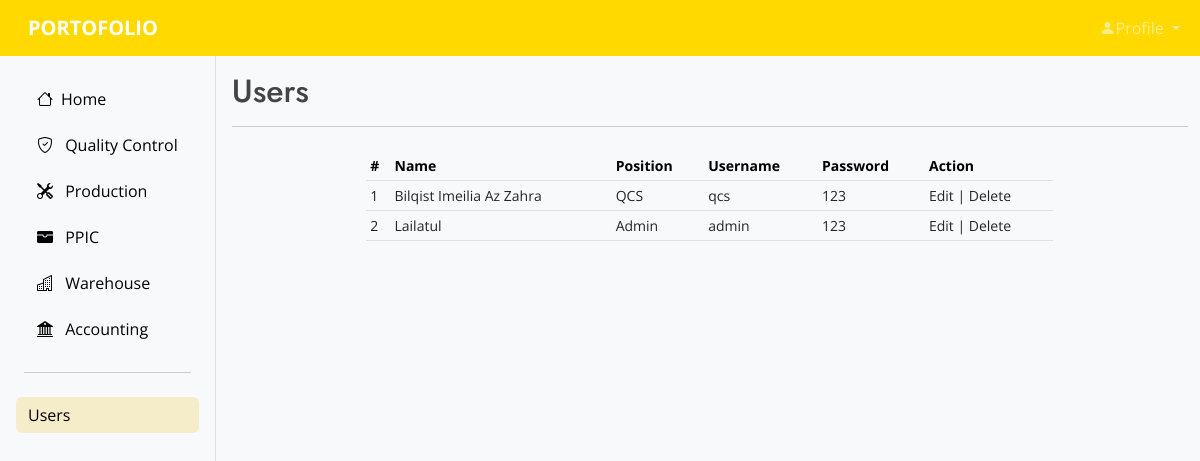
/users.php, run on an earlier commit of the app's database.
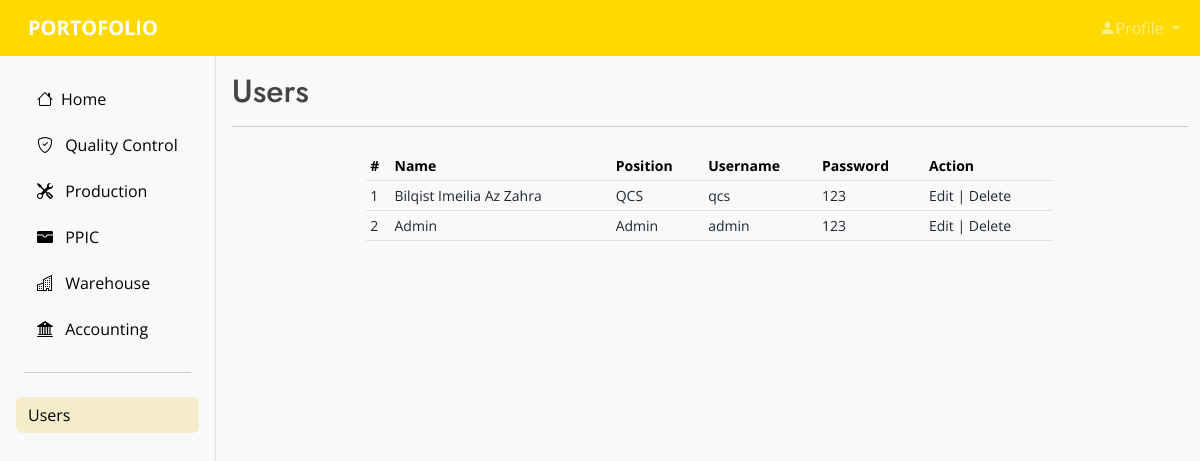
And on a later commit of the database.
### tables this page shows
CREATE TABLE `user_accounts` (
  `id` int(11) NOT NULL,
  `name` varchar(100) NOT NULL,
  `position` varchar(50) NOT NULL,
  `username` varchar(10) NOT NULL,
  `password` int(20) NOT NULL
);

### users.php (the view, shortened to what the changed rows need)
<?php
include "connect.php";
?>
<!DOCTYPE html>
<html lang="en">
<head>
  <link href="assets/vendor/aos/aos.css" rel="stylesheet">
  <link href="assets/vendor/bootstrap/css/bootstrap.min.css" rel="stylesheet">
  <link href="assets/vendor/bootstrap-icons/bootstrap-icons.css" rel="stylesheet">
  <link href="assets/vendor/boxicons/css/boxicons.min.css" rel="stylesheet">
  <link href="assets/vendor/glightbox/css/glightbox.min.css" rel="stylesheet">
  <link href="assets/vendor/remixicon/remixicon.css" rel="stylesheet">
  <link href="assets/vendor/swiper/swiper-bundle.min.css" rel="stylesheet">
  <link href="https://cdnjs.cloudflare.com/ajax/libs/twitter-bootstrap/5.2.0/css/bootstrap.min.css" rel="stylesheet">
  <link href="https://cdn.datatables.net/1.13.1/css/dataTables.bootstrap5.min.css" rel="stylesheet">
  <link href="https://cdn.datatables.net/1.13.1/css/jquery.dataTables.min.css" rel="stylesheet">
  <link href="assets/css/style.css" rel="stylesheet">
  <link rel="stylesheet" href="fonts/material-icon/css/material-design-iconic-font.min.css">
</head>
<body class="bg-light bg-light" >
    <section class="container-xxl">
		<div class="row flex-nowrap">
			<div class="col-auto px-0 max-vh-100">
                <div class="col ps-md-3 max-vh-100" data-aos="fade" data-aos-delay="100">
                    <div class="page-header pt-3">
                        <h2>Users</h2>
                    </div>
                    <div class="row justify-content-md-center">
                        <div class="col-lg-9 md-9 mt-2">
                            <div class="table-responsive-lg">
                                <div class="container">
                                    <table id="users_table" class="table table-hover row-border table-sm table caption-top ">
                                        <thead class="table-light">
                                            <tr>
                                                <th scope="col" >#</th>
                                                <th scope="col" >Name</th>
                                                <th scope="col" >Position</th>
                                                <th scope="col" >Username</th>
                                                <th scope="col" type="password">Password</th>
                                                <th scope="col">Action</th>
                                            </tr>
                                        </thead>
                                        <tbody>
                                        <?php
                                        $sql = "SELECT * FROM user_accounts";
                                        $result = $conn->query($sql);
                                            if ($result->num_rows > 0) {
                                                while($row = $result->fetch_assoc()) {
                                                echo
                                                "<tr>
                                                <td>" . $row["id"]. "</td>
                                                <td>" . $row["name"] . "</td>
                                                <td>" . $row["position"] . "</td>
                                                <td>" . $row["username"] . "</td>
                                                <td>" . $row["password"]. "</td>
                                                <td>
                                                Edit | Delete </td>
                                                </tr>";
                                                }
                                                echo "</table>";
                                            }
                                            else {
                                                echo "0 results"; }
                                        ?>
                                </div>
                            </div>
                        </div>
                    </div>
                </div>
            </div>
        </div>
    </section>
</body>
</html>

What changed in the data, as far as the page shows it:
changed user_accounts "Admin": name "Lailatul" → "Admin"
